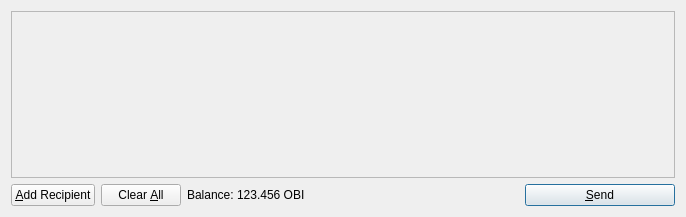
<?xml version="1.0" encoding="UTF-8"?>
<ui version="4.0">
 <class>SendCoinsDialog</class>
 <widget class="QDialog" name="SendCoinsDialog">
  <property name="geometry">
   <rect>
    <x>0</x>
    <y>0</y>
    <width>686</width>
    <height>217</height>
   </rect>
  </property>
  <property name="windowTitle">
   <string>Send Coins</string>
  </property>
  <layout class="QVBoxLayout" name="verticalLayout">
   <item>
    <widget class="QScrollArea" name="scrollArea">
     <property name="widgetResizable">
      <bool>true</bool>
     </property>
     <widget class="QWidget" name="scrollAreaWidgetContents">
      <property name="geometry">
       <rect>
        <x>0</x>
        <y>0</y>
        <width>666</width>
        <height>165</height>
       </rect>
      </property>
      <layout class="QVBoxLayout" name="verticalLayout_2">
       <property name="margin">
        <number>0</number>
       </property>
       <item>
        <layout class="QVBoxLayout" name="entries">
         <property name="spacing">
          <number>6</number>
         </property>
        </layout>
       </item>
       <item>
        <spacer name="verticalSpacer">
         <property name="orientation">
          <enum>Qt::Vertical</enum>
         </property>
         <property name="sizeHint" stdset="0">
          <size>
           <width>20</width>
           <height>40</height>
          </size>
         </property>
        </spacer>
       </item>
      </layout>
     </widget>
    </widget>
   </item>
   <item>
    <layout class="QHBoxLayout" name="horizontalLayout">
     <item>
      <widget class="QPushButton" name="addButton">
       <property name="toolTip">
        <string>Send to multiple recipients at once</string>
       </property>
       <property name="text">
        <string>&amp;Add Recipient</string>
       </property>
       <property name="icon">
        <iconset resource="../bitcoin.qrc">
         <normaloff>:/icons/add</normaloff>:/icons/add</iconset>
       </property>
       <property name="autoDefault">
        <bool>false</bool>
       </property>
      </widget>
     </item>
     <item>
      <widget class="QPushButton" name="clearButton">
       <property name="sizePolicy">
        <sizepolicy hsizetype="Minimum" vsizetype="Fixed">
         <horstretch>0</horstretch>
         <verstretch>0</verstretch>
        </sizepolicy>
       </property>
       <property name="toolTip">
        <string>Remove all transaction fields</string>
       </property>
       <property name="text">
        <string>Clear &amp;All</string>
       </property>
       <property name="icon">
        <iconset resource="../bitcoin.qrc">
         <normaloff>:/icons/remove</normaloff>:/icons/remove</iconset>
       </property>
       <property name="autoRepeatDelay">
        <number>300</number>
       </property>
       <property name="autoDefault">
        <bool>false</bool>
       </property>
      </widget>
     </item>
     <item>
      <layout class="QHBoxLayout" name="horizontalLayout_2">
       <property name="spacing">
        <number>3</number>
       </property>
       <item>
        <widget class="QLabel" name="label">
         <property name="text">
          <string>Balance:</string>
         </property>
        </widget>
       </item>
       <item>
        <widget class="QLabel" name="labelBalance">
         <property name="cursor">
          <cursorShape>IBeamCursor</cursorShape>
         </property>
         <property name="text">
          <string>123.456 OBI</string>
         </property>
         <property name="textInteractionFlags">
          <set>Qt::LinksAccessibleByMouse|Qt::TextSelectableByKeyboard|Qt::TextSelectableByMouse</set>
         </property>
        </widget>
       </item>
      </layout>
     </item>
     <item>
      <spacer name="horizontalSpacer">
       <property name="orientation">
        <enum>Qt::Horizontal</enum>
       </property>
       <property name="sizeHint" stdset="0">
        <size>
         <width>40</width>
         <height>20</height>
        </size>
       </property>
      </spacer>
     </item>
     <item>
      <widget class="QPushButton" name="sendButton">
       <property name="minimumSize">
        <size>
         <width>150</width>
         <height>0</height>
        </size>
       </property>
       <property name="toolTip">
        <string>Confirm the send action</string>
       </property>
       <property name="text">
        <string>&amp;Send</string>
       </property>
       <property name="icon">
        <iconset resource="../bitcoin.qrc">
         <normaloff>:/icons/send</normaloff>:/icons/send</iconset>
       </property>
       <property name="default">
        <bool>true</bool>
       </property>
      </widget>
     </item>
    </layout>
   </item>
  </layout>
 </widget>
 <resources>
  <include location="../bitcoin.qrc"/>
 </resources>
 <connections/>
</ui>
